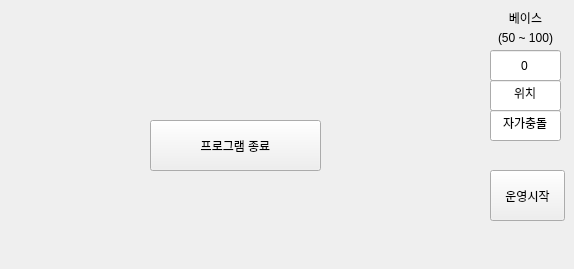
      <widget class="QWidget" name="ROBOT_INIT_2">
       <widget class="QLabel" name="IMAGE_INIT_ROBOT_2">
        <property name="geometry">
         <rect>
          <x>10</x>
          <y>10</y>
          <width>450</width>
          <height>250</height>
         </rect>
        </property>
        <property name="text">
         <string/>
        </property>
        <property name="pixmap">
         <pixmap resource="resource.qrc">:/build/image/error/rp1.png</pixmap>
        </property>
        <property name="scaledContents">
         <bool>true</bool>
        </property>
        <property name="alignment">
         <set>Qt::AlignCenter</set>
        </property>
       </widget>
       <widget class="QPushButton" name="BTN_INIT_ROBOT_INIT_2">
        <property name="geometry">
         <rect>
          <x>490</x>
          <y>170</y>
          <width>75</width>
          <height>51</height>
         </rect>
        </property>
        <property name="text">
         <string>운영시작</string>
        </property>
       </widget>
       <widget class="QLineEdit" name="LE_INIT_ROBOT_BASE_2">
        <property name="geometry">
         <rect>
          <x>490</x>
          <y>50</y>
          <width>71</width>
          <height>31</height>
         </rect>
        </property>
        <property name="text">
         <string>0</string>
        </property>
        <property name="alignment">
         <set>Qt::AlignCenter</set>
        </property>
        <property name="readOnly">
         <bool>true</bool>
        </property>
       </widget>
       <widget class="QLineEdit" name="LE_INIT_ROBOT_INBOX_2">
        <property name="geometry">
         <rect>
          <x>490</x>
          <y>80</y>
          <width>71</width>
          <height>31</height>
         </rect>
        </property>
        <property name="text">
         <string>위치</string>
        </property>
        <property name="alignment">
         <set>Qt::AlignCenter</set>
        </property>
        <property name="readOnly">
         <bool>true</bool>
        </property>
       </widget>
       <widget class="QLineEdit" name="LE_INIT_ROBOT_COL_2">
        <property name="geometry">
         <rect>
          <x>490</x>
          <y>110</y>
          <width>71</width>
          <height>31</height>
         </rect>
        </property>
        <property name="text">
         <string>자가충돌</string>
        </property>
        <property name="alignment">
         <set>Qt::AlignCenter</set>
        </property>
        <property name="readOnly">
         <bool>true</bool>
        </property>
       </widget>
       <widget class="QPushButton" name="BTN_INIT_ROBOT_PROGRAM_EXIT_2">
        <property name="geometry">
         <rect>
          <x>150</x>
          <y>120</y>
          <width>171</width>
          <height>51</height>
         </rect>
        </property>
        <property name="text">
         <string>프로그램 종료</string>
        </property>
       </widget>
       <widget class="QLabel" name="LB_INIT_ROBOT_BASE_2">
        <property name="geometry">
         <rect>
          <x>490</x>
          <y>30</y>
          <width>71</width>
          <height>16</height>
         </rect>
        </property>
        <property name="text">
         <string>(50 ~ 100)</string>
        </property>
        <property name="alignment">
         <set>Qt::AlignCenter</set>
        </property>
       </widget>
       <widget class="QLabel" name="LB_INIT_ROBOT_BASE_3">
        <property name="geometry">
         <rect>
          <x>490</x>
          <y>10</y>
          <width>71</width>
          <height>16</height>
         </rect>
        </property>
        <property name="text">
         <string>베이스</string>
        </property>
        <property name="alignment">
         <set>Qt::AlignCenter</set>
        </property>
       </widget>
      </widget>
